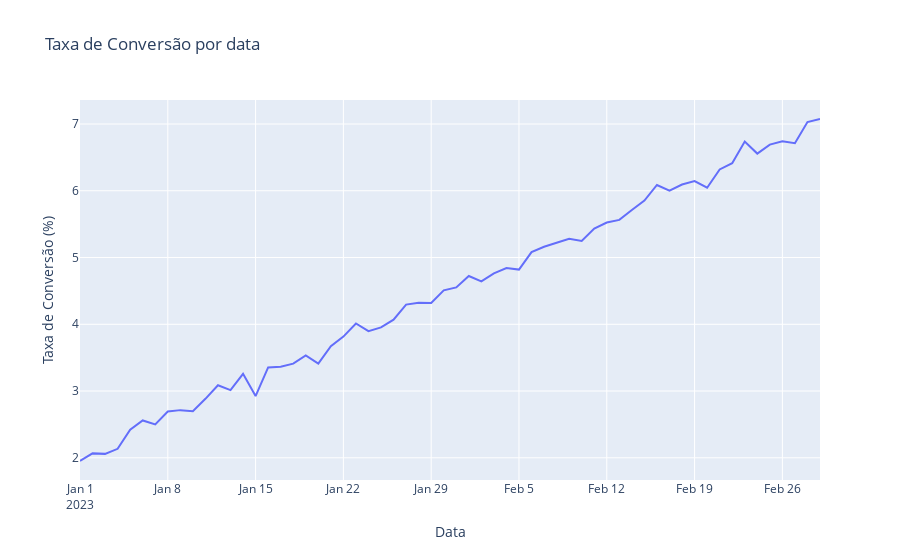

Notebook cell for this chart:
### Code cell
# Taxa de Conversão por data
px.line(df, x='Data', y='Taxa de Conversão (%)', title='Taxa de Conversão por data')
